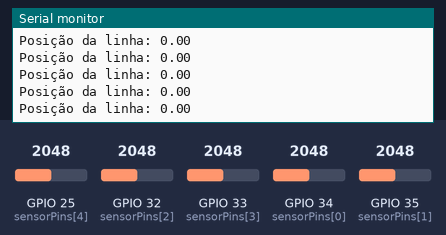
Bench run of a sketch on a simulated ESP32. Shown: the last lines printed to the serial monitor. The test bench sets the inputs (shaded band); at power-on: GPIO 25 (sensorPins[4]) = 2048, GPIO 32 (sensorPins[2]) = 2048, GPIO 33 (sensorPins[3]) = 2048, GPIO 34 (sensorPins[0]) = 2048, GPIO 35 (sensorPins[1]) = 2048.

Above: at 1.2 s.
1.3 s: GPIO 25 (sensorPins[4]) set to 2866
At 1.42 s:
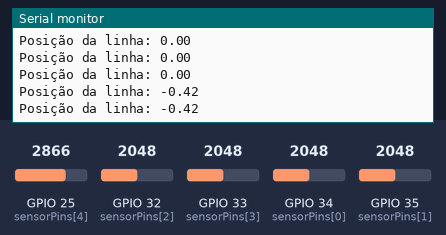
2.8 s: GPIO 32 (sensorPins[2]) set to 2866
At 2.83 s:
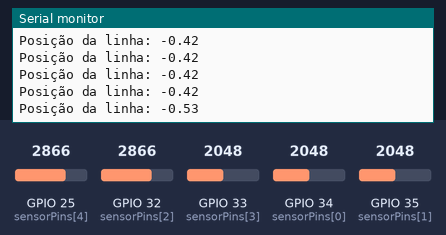
4.3 s: GPIO 33 (sensorPins[3]) set to 2866
At 4.34 s:
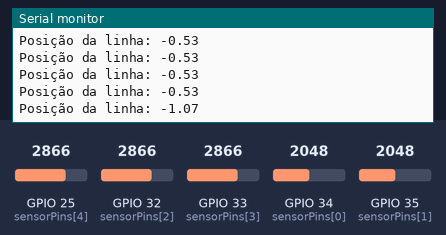
5.8 s: GPIO 34 (sensorPins[0]) set to 2866
At 5.85 s:
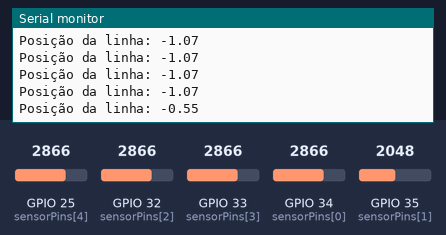
7.3 s: GPIO 35 (sensorPins[1]) set to 1228
At 7.36 s:
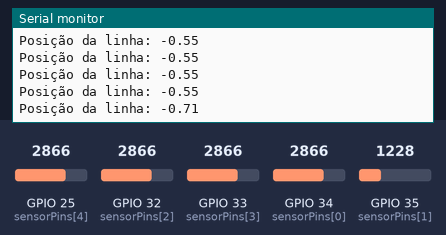
8.8 s: GPIO 25 (sensorPins[4]) set to 3040
At 8.87 s:
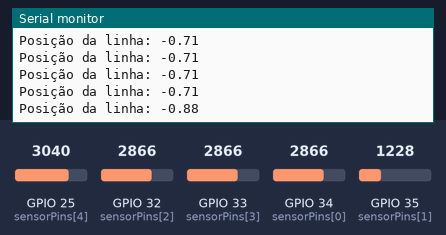
Timing chart, 0 to 11.3 s (numbered marks = the images above; inputs shaded):
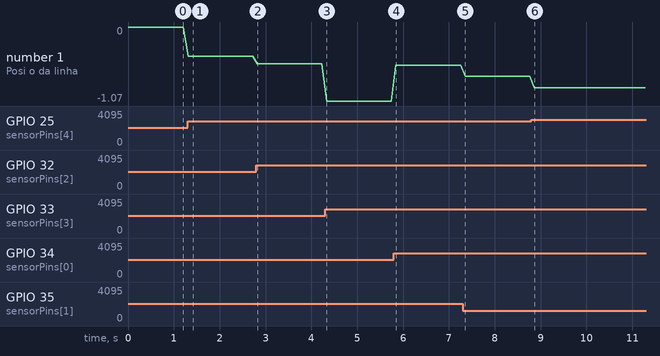

The sketch:

buzzlineSemPid.ino
```cpp
#define NUM_SENSORS 5

const int sensorPins[NUM_SENSORS] = {34, 35, 32, 33, 25}; // ajuste conforme o seu ESP32

int weights[NUM_SENSORS] = {-2, -1, 0, 1, 2};  // posição relativa dos sensores

int sensorValues[NUM_SENSORS];  // valores lidos dos sensores
int invertedValues[NUM_SENSORS];  // valores invertidos para peso

const int blackMin = 200;  // valor típico da linha preta
const int whiteMax = 3000; // valor típico do branco

// Lê e normaliza os valores dos sensores
void readSensors() {
  for (int i = 0; i < NUM_SENSORS; i++) {
    sensorValues[i] = analogRead(sensorPins[i]);

    // Inverte e normaliza os valores para que preto = alto valor
    int val = constrain(sensorValues[i], blackMin, whiteMax);
    invertedValues[i] = map(whiteMax - val, 0, whiteMax - blackMin, 0, 1000);
  }
}

// Calcula a posição da linha com base na média ponderada
float calculateLinePosition() {
  long weightedSum = 0;
  long total = 0;

  for (int i = 0; i < NUM_SENSORS; i++) {
    weightedSum += (long)invertedValues[i] * weights[i];
    total += invertedValues[i];
  }

  if (total == 0) {
    return 0;  // Nenhum sensor detectou linha, retorna centro
  }

  return (float)weightedSum / total;
}

void setup() {
  Serial.begin(115200);
  for (int i = 0; i < NUM_SENSORS; i++) {
    pinMode(sensorPins[i], INPUT);
  }
}

void loop() {
  readSensors();
  float position = calculateLinePosition();

  Serial.print("Posição da linha: ");
  Serial.println(position);  // de -2 (esquerda) até +2 (direita)

  delay(100);
}
```

Measured:
- after the input at 1.3 s, the serial monitor: prints a new line at once (image 1)
- after the input at 2.8 s, the serial monitor: prints a new line at once (image 2)
- after the input at 4.3 s, the serial monitor: prints a new line at once (image 3)
- after the input at 5.8 s, the serial monitor: prints a new line at once (image 4)
- after the input at 7.3 s, the serial monitor: prints a new line after 0.05 s (image 5)
- after the input at 8.8 s, the serial monitor: prints a new line after 0.07 s (image 6)
- plotted number 1: 0 → -0.42 after the input at 1.3 s, -0.42 → -0.53 after the input at 2.8 s, -0.53 → -1.07 after the input at 4.3 s, -1.07 → -0.55 after the input at 5.8 s, -0.55 → -0.71 after the input at 7.3 s
